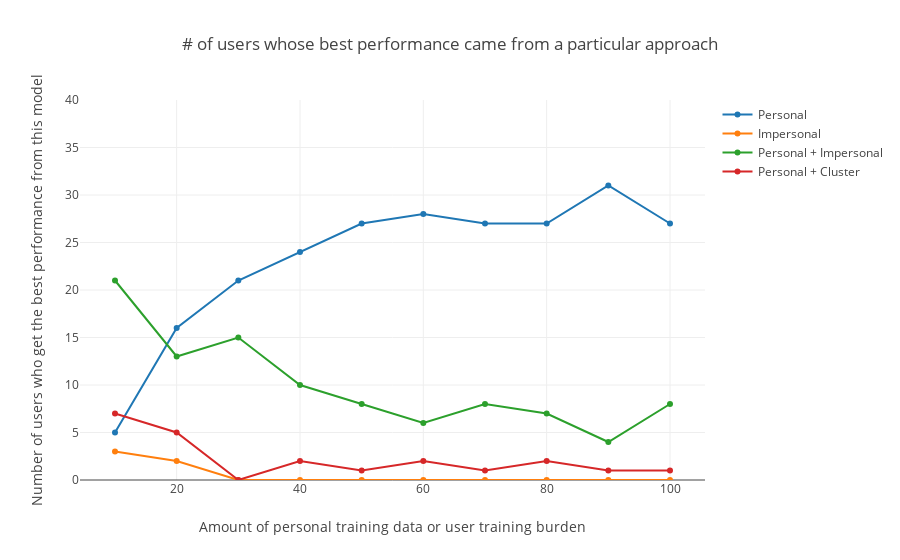

Notebook code cell kept with this figure:
### Code cell
fig = viz.plotUserBests()
fig.layout['title'] = "# of users whose best performance came from a particular approach"
iplot(fig)

### Figure 1 — Plotly figure (JSON) as saved in the notebook; plotly's stock layout.template omitted (floating-point values rounded to 4 significant figures)
{"data": [{"name": "Personal", "type": "scatter", "x": [10, 20, 30, 40, 50, 60, 70, 80, 90, 100], "y": [5, 16, 21, 24, 27, 28, 27, 27, 31, 27]}, {"name": "Impersonal", "type": "scatter", "x": [10, 20, 30, 40, 50, 60, 70, 80, 90, 100], "y": [3, 2, 0, 0, 0, 0, 0, 0, 0, 0]}, {"name": "Personal + Impersonal", "type": "scatter", "x": [10, 20, 30, 40, 50, 60, 70, 80, 90, 100], "y": [21, 13, 15, 10, 8, 6, 8, 7, 4, 8]}, {"name": "Personal + Cluster", "type": "scatter", "x": [10, 20, 30, 40, 50, 60, 70, 80, 90, 100], "y": [7, 5, 0, 2, 1, 2, 1, 2, 1, 1]}], "layout": {"title": "# of users whose best performance came from a particular approach", "xaxis": {"title": "Amount of personal training data or user training burden"}, "yaxis": {"range": [0, 40], "title": "Number of users who get the best performance from this model"}}}
